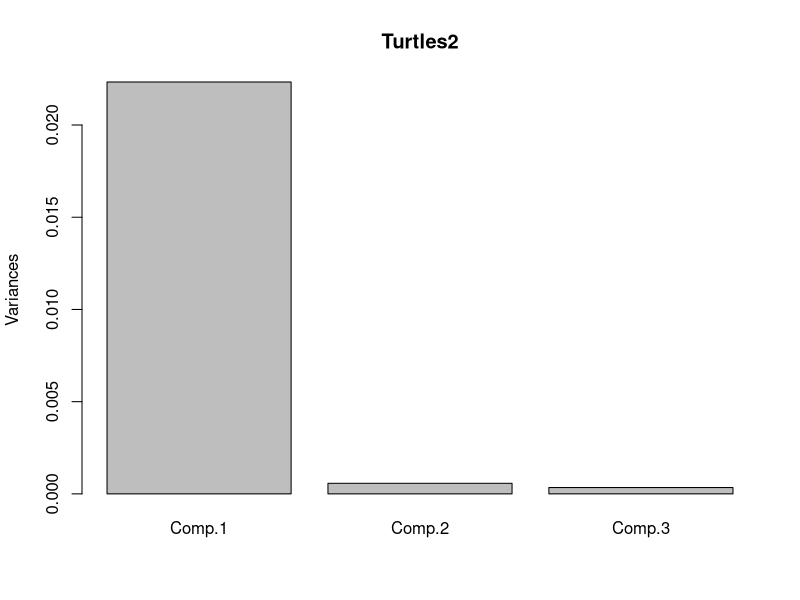

This figure's R source:
## ---- chunk 1
Turtles <- data.frame(readxl::read_excel("PaintedTurtles.xlsx"))
## ---- chunk 2
dim(Turtles)
## ---- chunk 3
Turtles
## ---- chunk 4
summary(Turtles)
## ---- chunk 5
var(Turtles)
## ---- chunk 6
Turtles1 <- data.frame(L1 = log(Turtles$Length), W1 = log(Turtles$Width), H1 = log(Turtles$Height))
Turtles1
## ---- chunk 7
var(Turtles1)
## ---- chunk 8
sum(diag(var(Turtles1)))
## ---- chunk 9
Turtles2 <- princomp(Turtles1)
Turtles_prcomp <- prcomp(Turtles1)
## ---- chunk 10
eigen(var(Turtles1))
## ---- chunk 11
summary(Turtles2)
## ---- chunk 12
plot(Turtles2)
## ---- chunk 13
Turtles2$center
mean(Turtles2$scores)
## ---- chunk 14
predict(Turtles_prcomp)[, 1]
